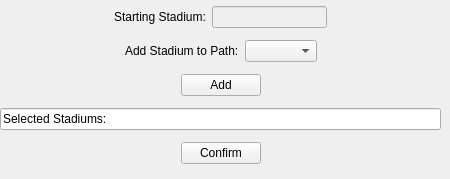
    <widget class="QWidget" name="plan_trip_page">
     <widget class="QWidget" name="verticalLayoutWidget_2">
      <property name="geometry">
       <rect>
        <x>0</x>
        <y>0</y>
        <width>441</width>
        <height>170</height>
       </rect>
      </property>
      <layout class="QVBoxLayout" name="verticalLayout_2">
       <item>
        <layout class="QHBoxLayout" name="horizontalLayout_8">
         <item>
          <spacer name="horizontalSpacer_11">
           <property name="orientation">
            <enum>Qt::Horizontal</enum>
           </property>
           <property name="sizeHint" stdset="0">
            <size>
             <width>40</width>
             <height>20</height>
            </size>
           </property>
          </spacer>
         </item>
         <item>
          <widget class="QLabel" name="label_6">
           <property name="text">
            <string>Starting Stadium:</string>
           </property>
          </widget>
         </item>
         <item>
          <widget class="QLineEdit" name="plan_trip_starting_stadium">
           <property name="enabled">
            <bool>false</bool>
           </property>
          </widget>
         </item>
         <item>
          <spacer name="horizontalSpacer_12">
           <property name="orientation">
            <enum>Qt::Horizontal</enum>
           </property>
           <property name="sizeHint" stdset="0">
            <size>
             <width>40</width>
             <height>20</height>
            </size>
           </property>
          </spacer>
         </item>
        </layout>
       </item>
       <item>
        <layout class="QHBoxLayout" name="horizontalLayout_10">
         <item>
          <spacer name="horizontalSpacer_15">
           <property name="orientation">
            <enum>Qt::Horizontal</enum>
           </property>
           <property name="sizeHint" stdset="0">
            <size>
             <width>40</width>
             <height>20</height>
            </size>
           </property>
          </spacer>
         </item>
         <item>
          <widget class="QLabel" name="label_7">
           <property name="text">
            <string>Add Stadium to Path:</string>
           </property>
          </widget>
         </item>
         <item>
          <widget class="QComboBox" name="plan_trip_add_to_path_combobox"/>
         </item>
         <item>
          <spacer name="horizontalSpacer_16">
           <property name="orientation">
            <enum>Qt::Horizontal</enum>
           </property>
           <property name="sizeHint" stdset="0">
            <size>
             <width>40</width>
             <height>20</height>
            </size>
           </property>
          </spacer>
         </item>
        </layout>
       </item>
       <item>
        <layout class="QHBoxLayout" name="horizontalLayout_28">
         <item>
          <spacer name="horizontalSpacer_53">
           <property name="orientation">
            <enum>Qt::Horizontal</enum>
           </property>
           <property name="sizeHint" stdset="0">
            <size>
             <width>40</width>
             <height>20</height>
            </size>
           </property>
          </spacer>
         </item>
         <item>
          <widget class="QPushButton" name="plan_trip_add_to_path_button">
           <property name="text">
            <string>Add</string>
           </property>
          </widget>
         </item>
         <item>
          <spacer name="horizontalSpacer_54">
           <property name="orientation">
            <enum>Qt::Horizontal</enum>
           </property>
           <property name="sizeHint" stdset="0">
            <size>
             <width>40</width>
             <height>20</height>
            </size>
           </property>
          </spacer>
         </item>
        </layout>
       </item>
       <item>
        <layout class="QHBoxLayout" name="horizontalLayout_22">
         <item>
          <widget class="QLineEdit" name="plan_trip_selected_stadiums">
           <property name="text">
            <string>Selected Stadiums: </string>
           </property>
          </widget>
         </item>
        </layout>
       </item>
       <item>
        <layout class="QHBoxLayout" name="horizontalLayout_9">
         <item>
          <spacer name="horizontalSpacer_13">
           <property name="orientation">
            <enum>Qt::Horizontal</enum>
           </property>
           <property name="sizeHint" stdset="0">
            <size>
             <width>40</width>
             <height>20</height>
            </size>
           </property>
          </spacer>
         </item>
         <item>
          <widget class="QPushButton" name="plan_trip_confirm_button">
           <property name="text">
            <string>Confirm</string>
           </property>
          </widget>
         </item>
         <item>
          <spacer name="horizontalSpacer_14">
           <property name="orientation">
            <enum>Qt::Horizontal</enum>
           </property>
           <property name="sizeHint" stdset="0">
            <size>
             <width>40</width>
             <height>20</height>
            </size>
           </property>
          </spacer>
         </item>
        </layout>
       </item>
      </layout>
     </widget>
    </widget>
